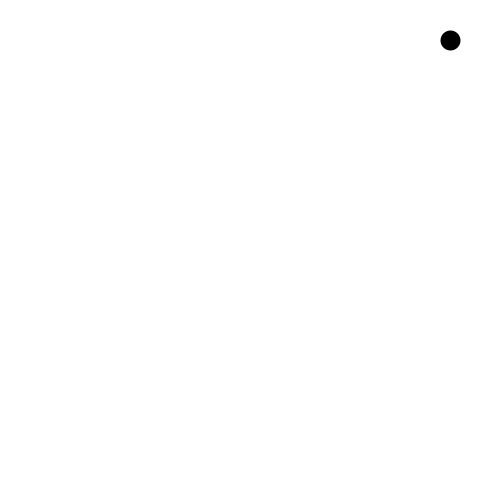
Frame 1 (no input)
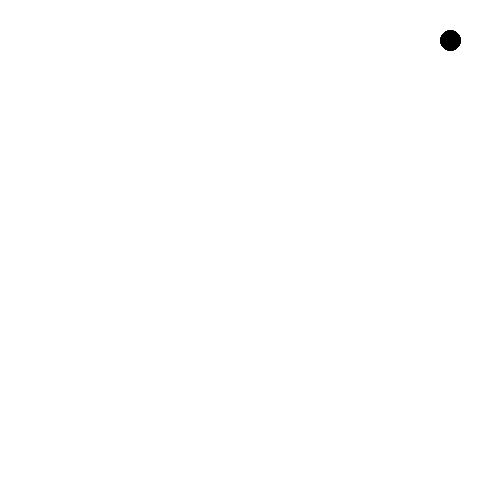
Frame 60 (the mouse pressed at the canvas centre just before this capture)
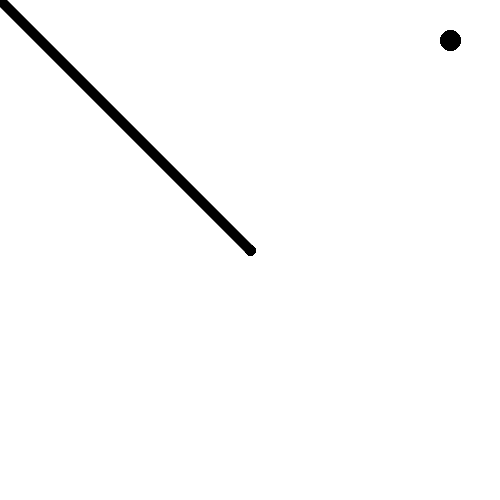
Frame 120 (the mouse held since frame 60 and released just before this capture)

The Processing sketch that drew these frames (run headless with seeded random() and noise(); from frame 60 on, the mouse is pressed at the canvas centre):

// Processing sketch: Paint4
// ── Paint4.pde
float oldX = 0;
float oldY = 0;

color black= color(0);

int size = 10;


void setup() {
  
  size(500, 500);
  background(255);
}

void draw() {

  stroke(black);
  strokeWeight(size);
  
  fill(black);
  ellipse(width - 50, 40, size, size);

  strokeWeight(size);


  if (mousePressed == true) {

    line(mouseX, mouseY, oldX, oldY);
  }

  oldX=mouseX;
  oldY=mouseY;
}

void keyPressed() {

  if (key == '+' && size < 30) {

    size++;
  }
  if (key == '-' && size > 0) {

    size--;
  }
}
